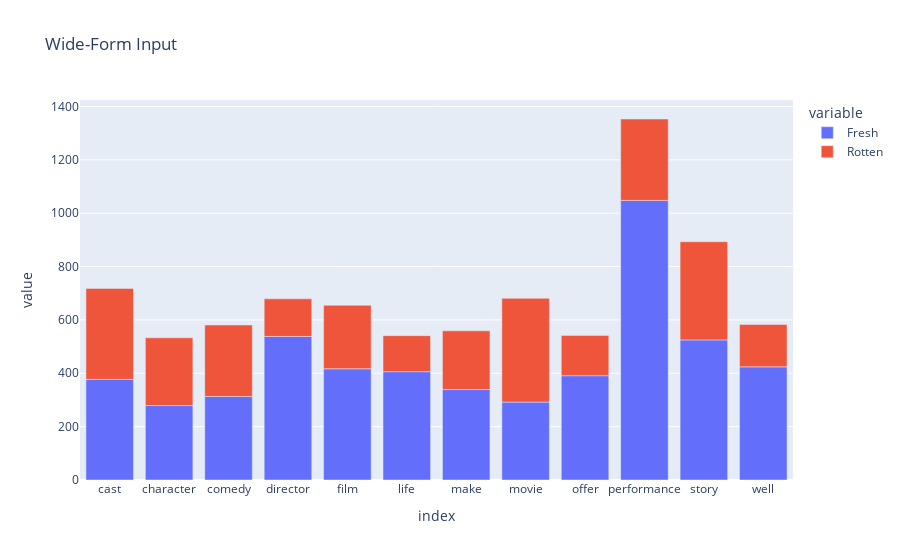

Source (notebook cell):
### Code cell
#word_freq[word_freq.index.isin(list_idx)].reset_index()[["index","freq_fresh", "freq_rot", "freq_total"]]\
#.plot(kind="bar", x="index", figsize=(10, 8), title="Frequency of words in Rotten movies and fresh movies vs general",\
#      palettes = {"freq_fresh":"green", "freq_rot":"red", "freq_total": "blue"})

fig = px.bar(word_freq[word_freq.index.isin(list_idx)].reset_index(), x='index', y=["Fresh", "Rotten"], title="Wide-Form Input")
fig.show()

### Figure 1 — Plotly figure (JSON) as saved in the notebook; plotly's stock layout.template omitted (floating-point values rounded to 4 significant figures)
{"data": [{"alignmentgroup": "True", "hovertemplate": "variable=Fresh<br>index=%{x}<br>value=%{y}<extra></extra>", "legendgroup": "Fresh", "marker": {"color": "#636efa", "pattern": {"shape": ""}}, "name": "Fresh", "offsetgroup": "Fresh", "orientation": "v", "showlegend": true, "textposition": "auto", "type": "bar", "x": ["cast", "character", "comedy", "director", "film", "life", "make", "movie", "offer", "performance", "story", "well"], "xaxis": "x", "y": [377, 279, 313, 538, 417, 406, 339, 292, 391, 1048, 525, 424], "yaxis": "y"}, {"alignmentgroup": "True", "hovertemplate": "variable=Rotten<br>index=%{x}<br>value=%{y}<extra></extra>", "legendgroup": "Rotten", "marker": {"color": "#EF553B", "pattern": {"shape": ""}}, "name": "Rotten", "offsetgroup": "Rotten", "orientation": "v", "showlegend": true, "textposition": "auto", "type": "bar", "x": ["cast", "character", "comedy", "director", "film", "life", "make", "movie", "offer", "performance", "story", "well"], "xaxis": "x", "y": [341, 254, 268, 141, 238, 135, 220, 389, 151, 305, 368, 159], "yaxis": "y"}], "layout": {"barmode": "relative", "legend": {"title": {"text": "variable"}, "tracegroupgap": 0}, "title": {"text": "Wide-Form Input"}, "xaxis": {"anchor": "y", "domain": [0, 1], "title": {"text": "index"}}, "yaxis": {"anchor": "x", "domain": [0, 1], "title": {"text": "value"}}}}
